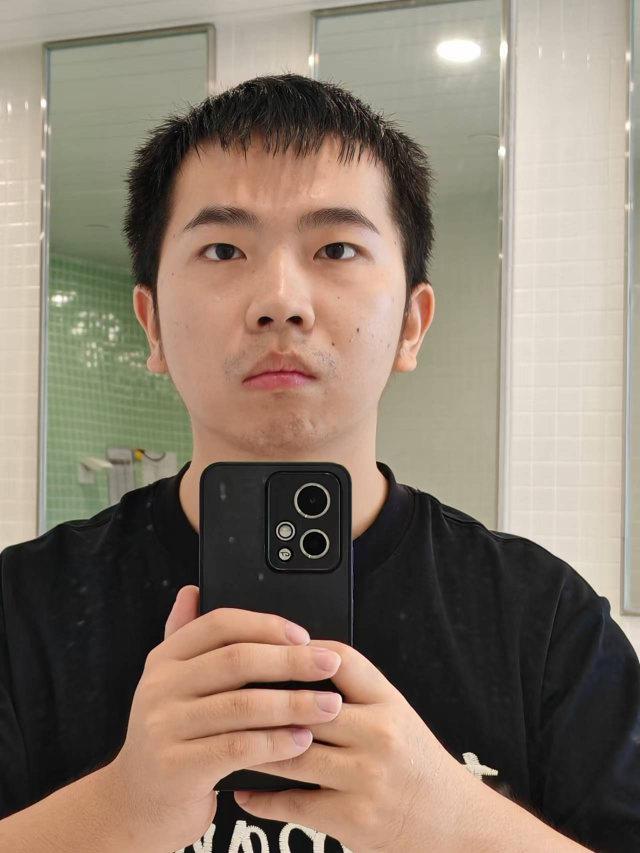
#> input picture Assignment1/Task3/data/images/img_1.jpg, 1279 x 1706 px (shown at 1/2 size); its folder holds only this picture in this run
$ python -i dataset.py   (imports and definitions only)   (older library calls are emulated)
#> lines starting #> are read from the running program, lines starting #| are printed output that depends on the picture
#> further down, picture is the input picture: PIL image 1279x1706 RGB; mean R, G, B 139.1, 124.6, 110
# datasets.py

# Define custom dataset classes and data loading functions.
# This file should include:
# 1. Custom Dataset class(es) inheriting from torch.utils.data.Dataset
# 2. Data loading and preprocessing functions
# 3. Data augmentation techniques (if applicable)
# 4. Functions to split data into train/val/test sets
# 5. Any necessary data transformations


# 1. Data Augmentation copied from data_aug.py
import os
import cv2
import math
import random
import scipy
import json
import copy
import base64
import zlib
import numpy as np
from scipy.ndimage import gaussian_filter
from PIL import Image, ImageEnhance, ImageOps, ImageFile

import sys
# sys.path.insert(0, '/home/dongx12/Data/cocoapi/PythonAPI/')
from pycocotools.coco import COCO
from pycocotools.cocoeval import COCOeval
from pycocotools import mask as maskUtils

# global parameter
set_ratio = 0.5


# [161 lines left out: functions load_json, mask_to_bbox, show_edge, annToRLE, annToMask, base64_2_mask and 6 more, not called in this run]


def data_aug_color(image):
    if random.random() < set_ratio:
        return image
    random_factor = np.random.randint(4, 17) / 10.
    color_image = ImageEnhance.Color(image).enhance(random_factor)
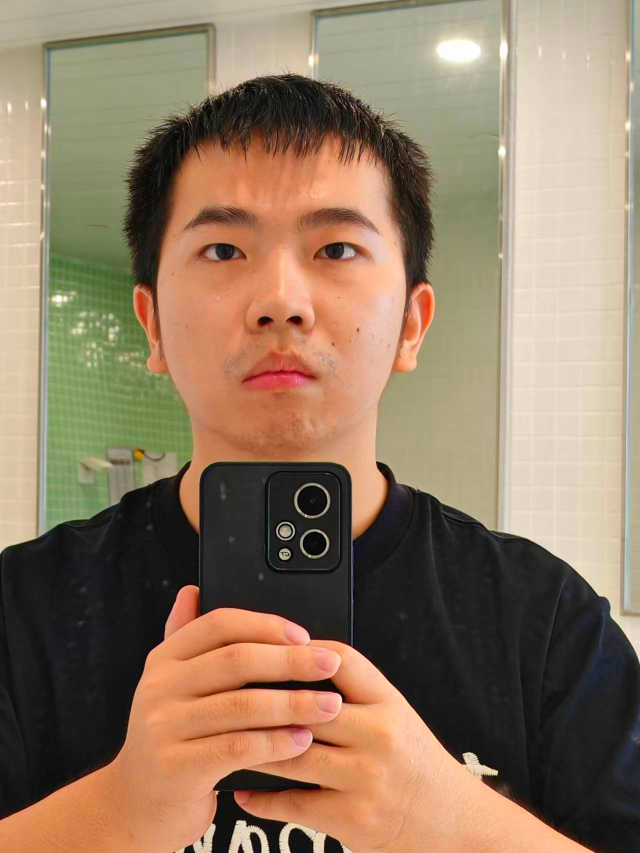
#> color_image: PIL image 1279x1706 RGB (shown at 1/2 size); mean R, G, B 145.8, 122.6, 99.3
    random_factor = np.random.randint(4, 17) / 10.
    brightness_image = ImageEnhance.Brightness(color_image).enhance(random_factor)
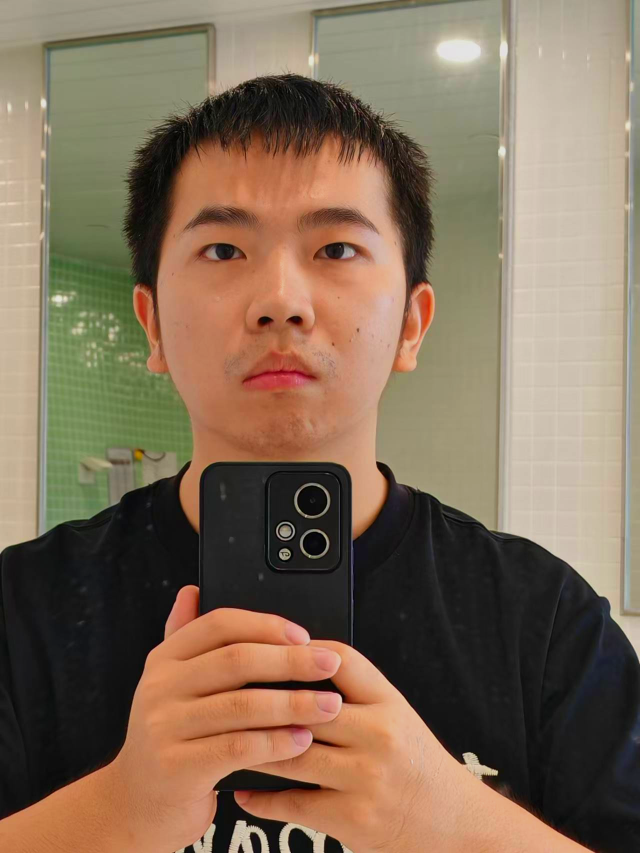
#> brightness_image: PIL image 1279x1706 RGB (shown at 1/2 size); mean R, G, B 130.8, 109.9, 88.9
    random_factor = np.random.randint(6, 15) / 10.
    contrast_image = ImageEnhance.Contrast(brightness_image).enhance(random_factor)
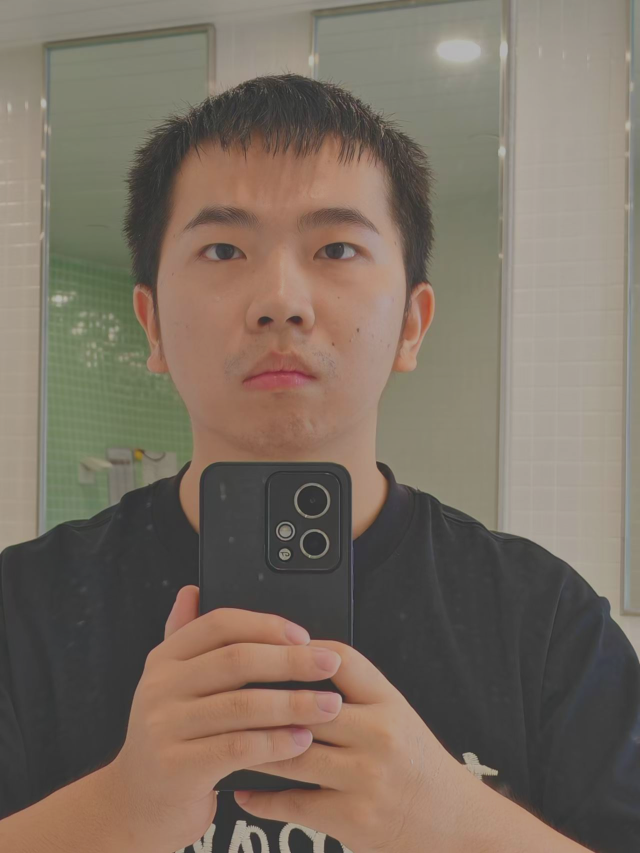
#> contrast_image: PIL image 1279x1706 RGB (shown at 1/2 size); mean R, G, B 123.6, 111.1, 98.5
    random_factor = np.random.randint(8, 13) / 10.
    return ImageEnhance.Sharpness(contrast_image).enhance(random_factor)


# [194 lines left out: functions data_aug_noise, padding, Normalize_Img, Anti_Normalize_Img, data_motion_blur, data_motion_blur_prior and 6 more, not called in this run]


# 2.Datasets Portrait Segmentation copied fromdatasets_portraitseg.py
import torch
import torch.utils.data as data

import os
import cv2
import sys
import numpy as np
import math
import random
import scipy
from scipy.ndimage import gaussian_filter
from easydict import EasyDict as edict

import json
import time
import copy
from PIL import Image


# [9 lines of commented-out code are left out]

class PortraitSeg(data.Dataset):
    # [288 lines left out: functions __init__, __getitem__, not called in this run]

    def __len__(self):
        return len(self.imgIds)


# 3.Datasets copied from datasets.py
import torch
import torch.utils.data as data
import numpy as np


# from datasets_portraitseg import PortraitSeg
class Human(data.Dataset):
    # [94 lines left out: functions __init__, __getitem__, not called in this run]

    def __len__(self):
        return len(self.imagelist)

>>> from PIL import Image
>>> picture = Image.open('data/images/img_1.jpg')
>>> result = data_aug_color(picture)

$ run again, on Assignment1/Task3/data/images/img_3.jpg
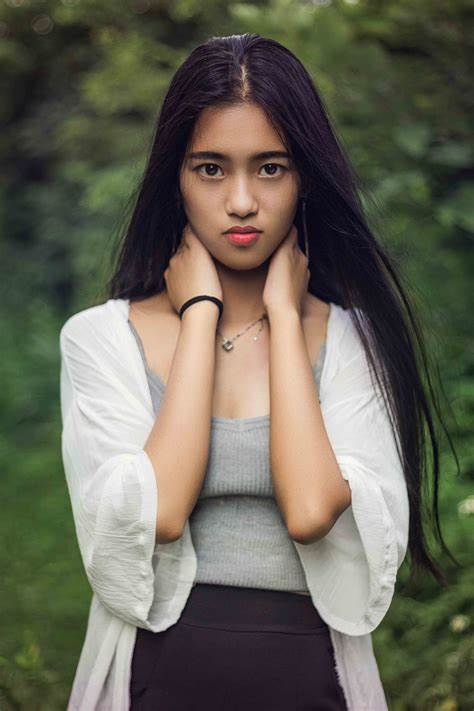
#> input picture Assignment1/Task3/data/images/img_3.jpg, 474 x 711 px
#> picture is the input picture: PIL image 474x711 RGB; mean R, G, B 103.9, 101.3, 87.4
#> in data_aug_color, `brightness_image = ImageEnhance.Brightness(color_image).enhance(random..`:
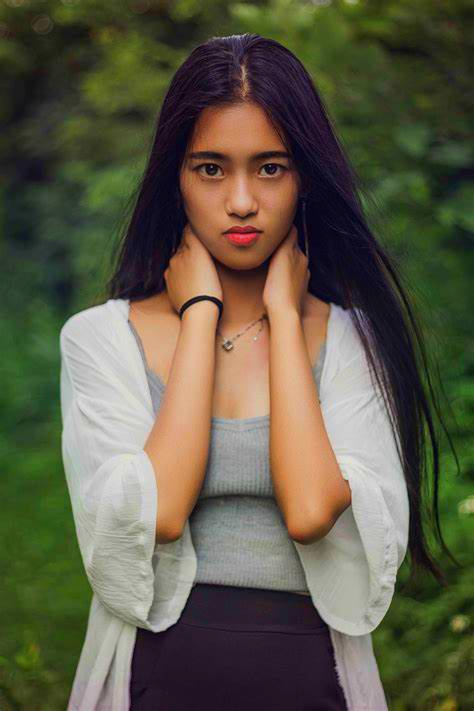
#> brightness_image: PIL image 474x711 RGB; mean R, G, B 94.6, 90.8, 70.8
#> in data_aug_color, `contrast_image = ImageEnhance.Contrast(brightness_image).enhance(rando..`:
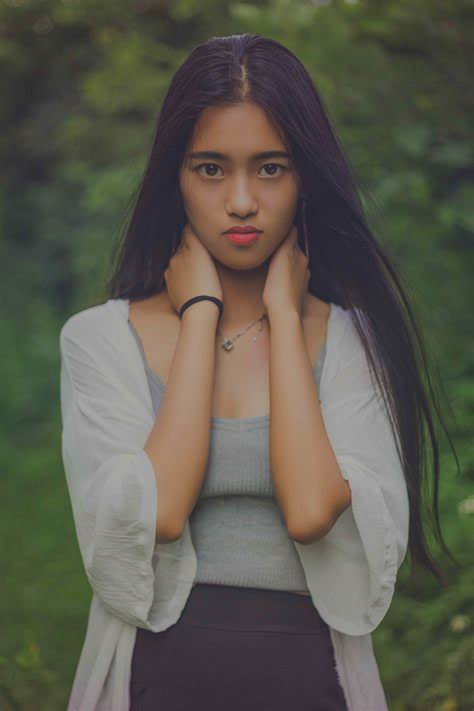
#> contrast_image: PIL image 474x711 RGB; mean R, G, B 92.4, 90, 78.1
